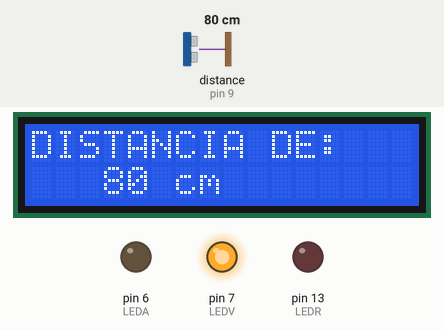
Bench run of a sketch on a simulated Arduino Uno, built with avr-gcc and run on an emulated ATmega328P. On the bench: 16×2 character LCD, output pins drawn as LEDs (lit = HIGH). Wiring (inferred from the names in the program): ultrasonic range finder: trigger pin 8; echo pin 9. Inputs (shaded band) come from the test bench; at power-on: distance to the obstacle (sensor on pin 9) 80 cm. The echo pulse lasts 58.3 µs per cm; pins used as bus, display or sensor lines are not drawn; what the sketch prints to the serial monitor is not drawn.

Above: at 2.2 s.
2.3 s: distance to the obstacle (sensor on pin 9) set to 46 cm
At 3.5 s:
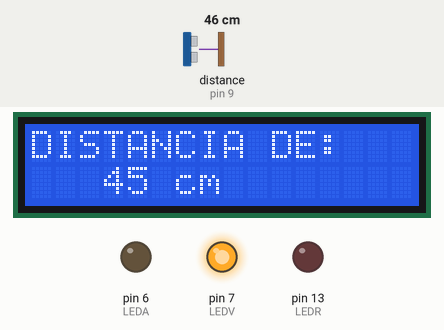
4.0 s: distance to the obstacle (sensor on pin 9) set to 37 cm
At 5.1 s:
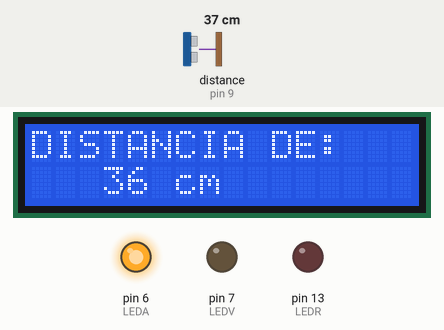
5.6 s: distance to the obstacle (sensor on pin 9) set to 18 cm
At 7.6 s:
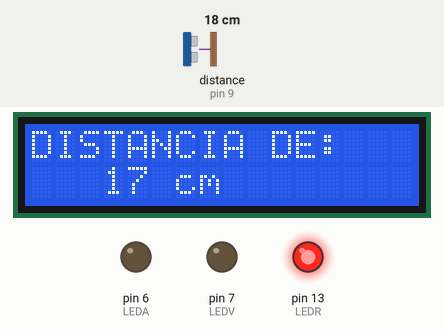
8.1 s: distance to the obstacle (sensor on pin 9) set to 23 cm
At 9.1 s:
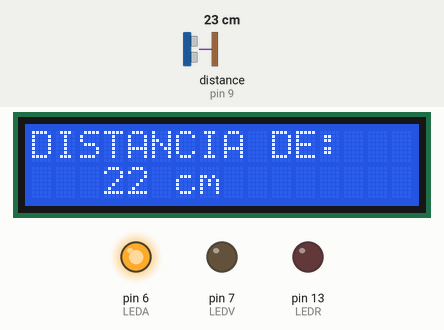
Timing chart, 0 to 10.6 s (numbered marks = the images above; inputs shaded):
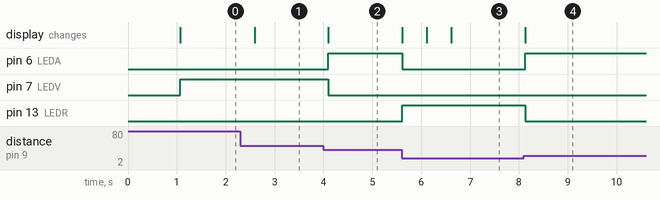

Measured:
- the behaviour switches between 42 and 41 cm on distance to the obstacle (sensor on pin 9) (found by bisection; images 1 and 2)
- the behaviour switches between 20 and 21 cm on distance to the obstacle (sensor on pin 9) (found by bisection; images 3 and 4)
- after the input at 2.3 s, the display: changes after 0.29 s (image 1)
- after the input at 4.0 s, pin 6 (LEDA): LOW → HIGH after 0.10 s; pin 7 (LEDV): HIGH → LOW after 0.10 s; the display: changes after 0.10 s (image 2)
- after the input at 5.6 s, pin 6 (LEDA): HIGH → LOW at once; pin 13 (LEDR): LOW → HIGH at once; the display: changes at once (image 3)
- after the input at 8.1 s, pin 6 (LEDA): LOW → HIGH at once; pin 13 (LEDR): HIGH → LOW at once; the display: changes at once (image 4)

The sketch:

LAB7.ino
```cpp
#include <LiquidCrystal.h>

int Trigger = 8; //Pin digital 8 para el Trigger del sensor
int Echo = 9; //Pin digital 9 para el Echo del sensor
int LEDR=13;//LED ROJO
int LEDA=6;//LED AMARILLO
int LEDV=7;//LED VERDE

LiquidCrystal lcd_1(12, 11, 5, 4, 3, 2);//Iniciamos la pantalla LCD

void setup()
{
  lcd_1.begin(16, 2); //Iniciamos el LCD.
  Serial.begin(9600);//iniciailzamos la comunicación
  pinMode(Trigger, OUTPUT); //pin como salida
  pinMode(Echo, INPUT); //pin como entrada
  digitalWrite(Trigger, LOW);//Inicializamos el pin con 0
  pinMode(LEDR,OUTPUT);
  pinMode(LEDA,OUTPUT);
  pinMode(LEDV,OUTPUT);
  lcd_1.print("DISTANCIA:");
  delay(1000);lcd_1.clear();
  lcd_1.setCursor(0,0);lcd_1.print("DISTANCIA DE:");lcd_1.setCursor(6,1);lcd_1.print("cm");
}

void loop()
{
 long t; //tiempo que demora en llegar el eco
 long d; //distancia en centimetros
 digitalWrite(Trigger, HIGH);
 delayMicroseconds(10); //Enviamos un pulso de 10us
 digitalWrite(Trigger, LOW);

 t = pulseIn(Echo, HIGH); //obtenemos el ancho del pulso
 d = (t/2.0)/29; //escalamos el tiempo a una distancia en cm

  if (d<20){//Si la distancia es < a 20cm enciende LED ROJO
    digitalWrite(LEDR,HIGH);
    digitalWrite(LEDA,LOW);
    digitalWrite(LEDV,LOW);
    lcd_1.setCursor(4,1);lcd_1.print(" ");
    lcd_1.setCursor(5,1);lcd_1.print(" ");
  }
  if(d>=20 && d<=40){//Si la distancia esta entre 20cm y 40cm enciende LED AMARILLO
    digitalWrite(LEDA,HIGH);
    digitalWrite(LEDR,LOW);
    digitalWrite(LEDV,LOW);
    lcd_1.setCursor(4,1);lcd_1.print(" ");
    lcd_1.setCursor(5,1);lcd_1.print(" ");
  }
  if (d>40){  //Si la distancia es > a 40cm enciende LED VERDE
    digitalWrite(LEDR,LOW);
    digitalWrite(LEDA,LOW);
    digitalWrite(LEDV,HIGH);
  }
 lcd_1.setCursor(3,1);lcd_1.print(d);
 Serial.print("Distancia: ");
 Serial.print(d); //Enviamos serialmente el valor de la distancia
 Serial.print("cm");
 Serial.println();
 delay(500); //Hacemos una pausa de 500ms
}
```
